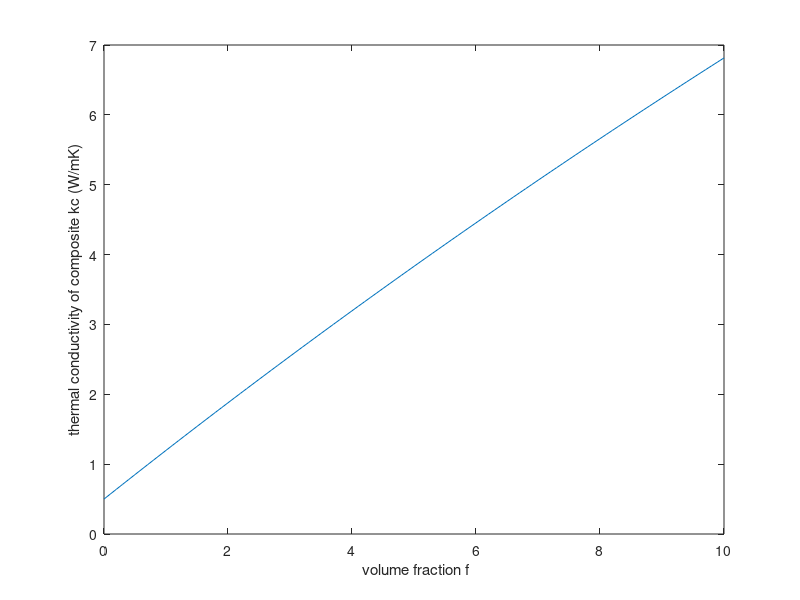

This figure's MATLAB source:
clc;
close all;
clear all;
sigbA=3.7*10^9;
km=[ 0.5 ]

for l=1:length(km)
%%%%%%%%%%%
A1= 500 *10^-9;
L1= 300*10^-9;%%%%%%%%%%
% Lef1=(A* L1)/(A+ L1);
% v=2*10^4;
% C= 700*2300
% kp1 = 1/3 *Lef1* v* C
%kp= 2000;
kp1 =(sigbA )/(1/(L1)+2/(pi *A1))

H1=3*.35*10^-9;%%%%%%%%%%%
% H=.35*10^-9
a11=L1;
a21=L1;
a31=H1;

Rb=10*10^-9;

p1=H1/L1

% ak1=Rb*km
alp1(l)=Rb*km(l)/H1


L111=(p1^2/(2*(p1^2-1)))+(p1/(2*(1-p1^2)^(3/2)))*acos(p1)
gama1(l)=(1+2*p1)*alp1(l);

L221=L111;
L331=1-2*L111

kc111(l)=kp1/(1+gama1(l)*L111*kp1/km(l));
kc221(l)=kp1/(1+gama1(l)*L221*kp1/km(l));
kc331(l)=kp1/(1+gama1(l)*L331*kp1/km(l));

% kc111=kp1 +gama1*(1-L111)*km;
% kc221=kp1 +gama1*(1-L221)*km;
% kc331=kp1 +gama1*(1-L331)*km;

b111(l)=(kc111(l)-km(l))/(km(l) +L111*(kc111(l)-km(l)));
b221(l)=(kc221(l)-km(l))/(km(l) +L221*(kc221(l)-km(l)));
b331(l)=(kc331(l)-km(l))/(km(l) +L331*(kc331(l)-km(l)));


%%%%%%%%%%%
%%%%%%%%%%%

L2=100*10^-9;
A2=775*10^-9;
H2=0.35*10^-9;
% H=.35*10^-9
a12=L2;
a22=L2;
a32=H2;

kp2 =(sigbA )/(1/(L2)+2/(pi *A2))

p2=H2/L2


% ak2=Rb*km
alp2(l)=Rb*km(l)/H2

L112=(p2^2/(2*(p2^2-1)))+(p2/(2*(1-p2^2)^(3/2)))*acos(p2)
gama2(l)=(1+2*p2)*alp2(l);

L222=L112;
L332=1-2*L112

kc112(l)=kp2/(1+gama2(l)*L112*kp2/km(l));
kc222(l)=kp2/(1+gama2(l)*L222*kp2/km(l));
kc332(l)=kp2/(1+gama2(l)*L332*kp2/km(l));

% kc112=kp2 +gama2*(1-L112)*km;
% kc222=kp2 +gama2*(1-L222)*km;
% kc332=kp2 +gama2*(1-L332)*km;

b112(l)=(kc112(l)-km(l))/(km(l) +L112*(kc112(l)-km(l)));
b222(l)=(kc222(l)-km(l))/(km(l) +L222*(kc222(l)-km(l)));
b332(l)=(kc332(l)-km(l))/(km(l) +L332*(kc332(l)-km(l)));




%%%%%%%%%%%
L3= 5000*10^-9;%%%%%%%%%%
H3=3*0.35*10^-9;
% Lef3=(A* L3)/(A+ L3);

%    T=300
%     vt=18000;
%     vl=24000;
%     gammat=0.75;
%     gammal=1.8;
%     M=1.87*1.992*10^-26;
%     wmaxt=108*10^12;
%     wmaxl=241*10^12;
%     kb=1.38065*10^-23;
%     hc=1.0545*10^-34;
%     h=0.35*10^-9;
%         wmint=vt/gammat*sqrt(M*vt*wmaxt/(kb*T*L3));
%         wminl=vl/gammal*sqrt(M*vl*wmaxl/(kb*T*L3));
%         Ft=-log(abs(exp(hc*wmint/(kb*T))-1))+hc*wmint/(kb*T)*(exp(hc*wmint/(kb*T))/(exp(hc*wmint/(kb*T))-1));
%         Fl=-log(abs(exp(hc*wminl/(kb*T))-1))+hc*wminl/(kb*T)*(exp(hc*wminl/(kb*T))/(exp(hc*wminl/(kb*T))-1));
%         kumeq=M/(4*pi*T*h)*(wmaxt*vt^2/gammat^2*Ft+wmaxl*vl^2/gammal^2*Fl)
 
        kp3=2200


a13=L3;
a23=L3;
a33=H3;


p3=H3/L3

% ak3=Rb*km
alp3(l)=Rb*km(l)/H3


L113=(p3^2/(2*(p3^2-1)))+(p3/(2*(1-p3^2)^(3/2)))*acos(p3)
gama3(l)=(1+2*p3)*alp3(l);

L223=L113;
L333=1-2*L113

kc113(l)=kp3/(1+gama3(l)*L113*kp3/km(l));
kc223(l)=kp3/(1+gama3(l)*L223*kp3/km(l));
kc333(l)=kp3/(1+gama3(l)*L333*kp3/km(l));

% kc113=kp3 +gama3*(1-L113)*km;
% kc223=kp3 +gama3*(1-L223)*km;
% kc333=kp3 +gama3*(1-L333)*km;

b113(l)=(kc113(l)-km(l))/(km(l) +L113*(kc113(l)-km(l)));
b223(l)=(kc223(l)-km(l))/(km(l) +L223*(kc223(l)-km(l)));
b333(l)=(kc333(l)-km(l))/(km(l) +L333*(kc333(l)-km(l)));



fr1=0.7
fr2=0.10
fr3=0.2





f=0:0.001:0.1
% cs=1/3; %%%%
for i=1:length(f)
%   k11(i)=(2+ f(i)*(b11*(1-L11)*(1+cs)+ b33*(1-L33)*(1-cs) ))/(2-f(i)*(b11*L11*(1+cs)+b33*L33*(1-cs)));
 k1(i) =(3+f(i)*(2*b111(l)*(1-L111)+b331(l)*(1-L331)))/(3-f(i)*(2*b111(l)*L111+b331(l)*L331));
  ka1(i)=k1(i)*km(l);
  ke1(i)=ka1(i)*fr1;
  k2(i) =(3+f(i)*(2*b112(l)*(1-L112)+b332(l)*(1-L332)))/(3-f(i)*(2*b112(l)*L112+b332(l)*L332));
  ka2(i)=k2(i)*km(l);
  ke2(i)=ka2(i)*fr2;
   k3(i) =(3+f(i)*(2*b113(l)*(1-L113)+b333(l)*(1-L333)))/(3-f(i)*(2*b113(l)*L113+b333(l)*L333));
  ka3(i)=k3(i)*km(l);
  ke3(i)=ka3(i)*fr3;
  
  ktim(i)=ke1(i)+ke2(i)+ke3(i);
  
end



%     plot(f,ke1)
% hold on;
% %     plot(f,ke2)
%  hold on;
% %   plot(f,ke3)
%  hold on;
  plot(f*100,ktim)
  hold on;
  xlabel(' volume fraction f'), ylabel('thermal conductivity of composite kc (W/mK)'),
% title('thermal conductivity vs. f=volume fraction for composite of graphene-MLG with various base TIM  ')

end

f2=(f*100)';
ktim1=ktim';